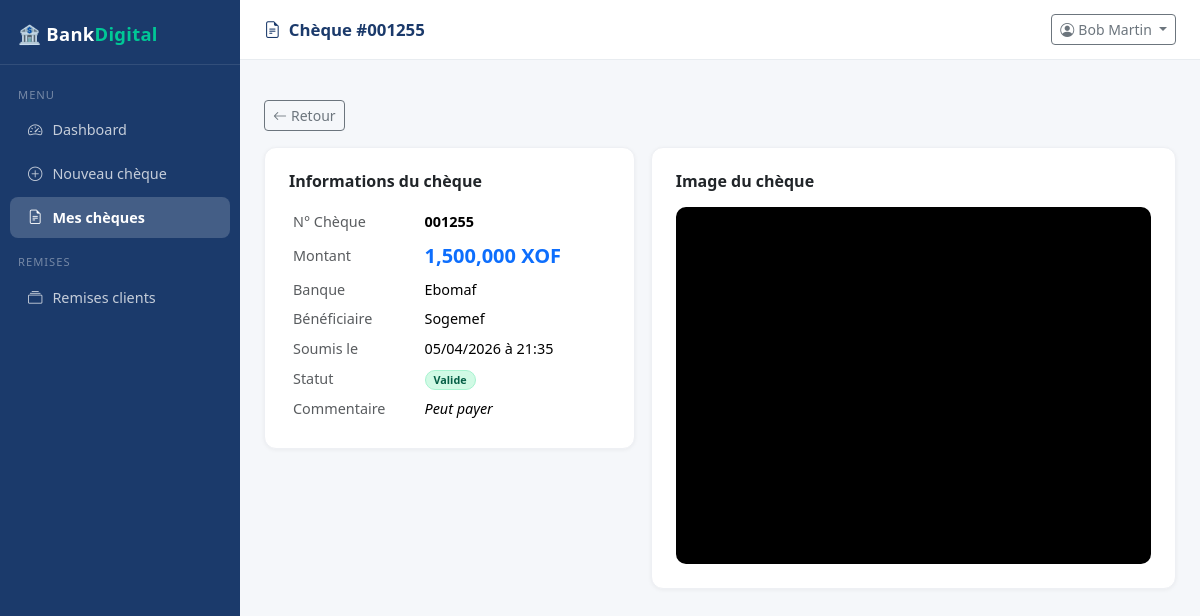
The app's page /caissier/cheques/1 (signed in) with its own data.
### app/models.py (models this page shows, shortened)
class Cheque(db.Model):
    __tablename__ = "cheques"
    id = db.Column(db.Integer, primary_key=True)
    numero = db.Column(db.String(50), nullable=False, index=True)
    montant = db.Column(db.Numeric(15, 2), nullable=False)
    banque = db.Column(db.String(100))
    beneficiaire = db.Column(db.String(150))
    compte_emetteur_id = db.Column(db.Integer, db.ForeignKey("comptes.id"))
    image_path = db.Column(db.String(255))
    statut = db.Column(db.Enum(StatutEnum), default=StatutEnum.en_attente)
    caissier_id = db.Column(db.Integer, db.ForeignKey("utilisateurs.id"))
    gestionnaire_id = db.Column(db.Integer, db.ForeignKey("utilisateurs.id"))
    cheque_emis_id = db.Column(db.Integer, db.ForeignKey("cheques_emis.id"))  # lien si déclaré
    commentaire = db.Column(db.Text)
    recu_signe = db.Column(db.Boolean, default=False)
    recu_path = db.Column(db.String(255))
    created_at = db.Column(db.DateTime, default=datetime.utcnow)
    updated_at = db.Column(db.DateTime, onupdate=datetime.utcnow)
    cheque_emis = db.relationship("ChequeEmis", foreign_keys=[cheque_emis_id])

### app/web/caissier.py (the view)
@caissier_bp.route("/cheques/<int:cheque_id>")
@login_required_web(roles=["caissier"])
def detail_cheque(cheque_id):
    cheque = Cheque.query.filter_by(id=cheque_id, caissier_id=session["user_id"]).first_or_404()
    return render_template("caissier/detail_cheque.html", cheque=cheque)

### app/templates/caissier/detail_cheque.html (shortened to what this page needs)
{% extends "base.html" %}
{% block page_title %}<i class="bi bi-file-earmark-text me-2"></i>Chèque #{{ cheque.numero }}{% endblock %}
{% block sidebar %}
<div class="sidebar">
  <div class="brand">🏦 Bank<span>Digital</span></div>
  <nav class="mt-2">
    <div class="nav-section">Menu</div>
    <a href="{{ url_for('caissier.dashboard') }}"><i class="bi bi-speedometer2"></i>Dashboard</a>
    <a href="{{ url_for('caissier.nouveau_cheque') }}"><i class="bi bi-plus-circle"></i>Nouveau chèque</a>
    <a href="{{ url_for('caissier.cheques') }}" class="active"><i class="bi bi-file-earmark-text"></i>Mes chèques</a>
    <div class="nav-section">Remises</div>
    <a href="{{ url_for('caissier.remises') }}"><i class="bi bi-collection"></i>Remises clients</a>
  </nav>
</div>
{% endblock %}
{% block content %}
<div class="mb-3">
  <a href="{{ url_for('caissier.cheques') }}" class="btn btn-outline-secondary btn-sm">
    <i class="bi bi-arrow-left me-1"></i>Retour
  </a>
</div>
<div class="row g-3">
  <div class="col-lg-5">
    <div class="card p-4">
      <h6 class="fw-bold mb-3">Informations du chèque</h6>
      <table class="table table-borderless table-sm mb-0">
        <tr><td class="text-muted">N° Chèque</td><td class="fw-semibold">{{ cheque.numero }}</td></tr>
        <tr><td class="text-muted">Montant</td><td class="fw-bold text-primary fs-5">{{ "{:,.0f}".format(cheque.montant) }} XOF</td></tr>
        <tr><td class="text-muted">Banque</td><td>{{ cheque.banque or '—' }}</td></tr>
        <tr><td class="text-muted">Bénéficiaire</td><td>{{ cheque.beneficiaire or '—' }}</td></tr>
        <tr><td class="text-muted">Soumis le</td><td>{{ cheque.created_at.strftime('%d/%m/%Y à %H:%M') }}</td></tr>
        <tr>
          <td class="text-muted">Statut</td>
          <td><span class="badge badge-{{ cheque.statut.value }} rounded-pill px-2">{{ cheque.statut.value.replace('_',' ').title() }}</span></td>
        </tr>
        {% if cheque.commentaire %}
        <tr>
          <td class="text-muted">Commentaire</td>
          <td class="fst-italic">{{ cheque.commentaire }}</td>
        </tr>
        {% endif %}
      </table>
    </div>
  </div>
  <div class="col-lg-7">
    <div class="card p-4">
      <h6 class="fw-bold mb-3">Image du chèque</h6>
      {% if cheque.image_path %}
      <img src="/uploads/{{ cheque.image_path }}" class="cheque-img-full w-100" style="max-height:400px; object-fit:contain">
      {% else %}
      <div class="text-center text-muted py-5">
        <i class="bi bi-image fs-1"></i>
        <p class="mt-2">Aucune image disponible</p>
      </div>
      {% endif %}
    </div>
  </div>
</div>
{% endblock %}

### app/templates/base.html (style rules this page uses)
:root { --primary: #1B3A6B; --primary-light: #2D5FA6; --accent: #00C896; --bg: #F5F7FA; --sidebar-w: 240px; }
body { background: var(--bg); font-family: 'Segoe UI', sans-serif; }
.sidebar { width: var(--sidebar-w); min-width: var(--sidebar-w); min-height: 100vh; background: var(--primary); position: sticky; top: 0; height: 100vh; overflow-y: auto; }
.sidebar .brand { padding: 20px 18px 16px; font-size: 1.15rem; font-weight: 700; color: #fff; border-bottom: 1px solid rgba(255,255,255,.1); letter-spacing: .3px; }
.sidebar .brand span { color: var(--accent); }
.sidebar nav a { display: flex; align-items: center; gap: 10px; color: rgba(255,255,255,.75); text-decoration: none; padding: 10px 18px; border-radius: 8px; margin: 2px 10px; font-size: .9rem; transition: all .15s; }
.sidebar nav a.active { background: rgba(255,255,255,.18); color: #fff; font-weight: 600; }
.sidebar nav .nav-section { font-size: .7rem; text-transform: uppercase; letter-spacing: 1px; color: rgba(255,255,255,.4); padding: 14px 18px 4px; }
.card { border: 1px solid #eef0f4; border-radius: 12px; box-shadow: 0 1px 4px rgba(0,0,0,.05); }
.badge-valide { background: #D1FAE5; color: #065F46; border: 1px solid #A7F3D0; }
.table td { vertical-align: middle; font-size: .9rem; }
.cheque-img-full { max-width: 100%; border-radius: 10px; }

### records on screen
Cheque: numero "001255", montant "1,500,000", banque "Ebomaf", beneficiaire "Sogemef", created_at "05/04/2026 à 21:35", statut.value.replace "Valide", commentaire "Peut payer", image_path (picture)

### other values on screen
{{ session.get('user_nom', 'Utilisateur') }} "Bob Martin"
